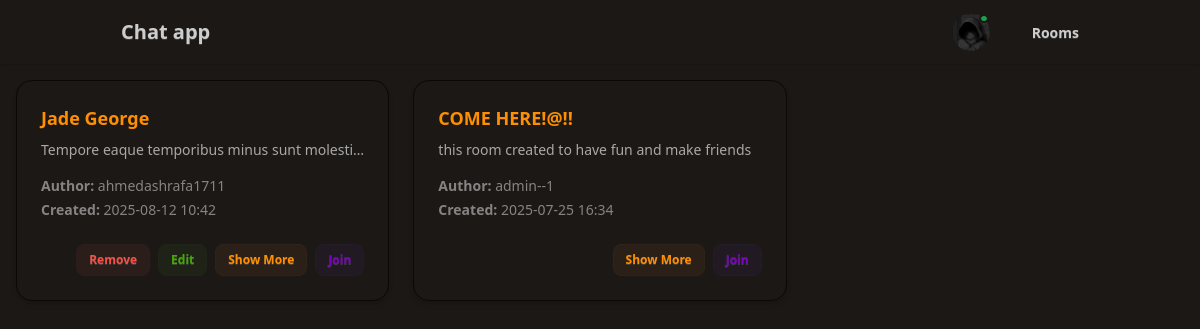
The app's page / (signed in) with its own data.
### chat/models.py (models this page shows, shortened)
class UserProfile(AbstractUser):
    email = models.EmailField(unique=True , blank=False , null=False)
    profile = models.ImageField(upload_to=uuid_upload_to , default = 'defaults/default-img.png' , validators=[FileExtensionValidator(allowed_extensions=['jpg', 'jpeg', 'png', 'gif'])])
    is_online = models.BooleanField(default=False)

class Room(models.Model):
    room_name = models.CharField(max_length=100)
    room_description = models.CharField(max_length=300)
    room_author = models.ForeignKey(UserProfile , on_delete=models.CASCADE , related_name="rooms")
    created_at = models.DateTimeField(auto_now_add=True)
    class Meta:
        unique_together = ['room_name' , 'room_author']
        ordering = ['-created_at']

### chat/views/rooms.py (the view)
# urls.py: path('' , rooms.RoomView.as_view() , name="index"),
class RoomView(ListView):
    model = Room
    template_name = "index.html"
    context_object_name = "object_list"

### chat/custom_contexts.py (called while the page is built)
def globals(request):
    return {
        "app_name" : "ChatApp"
    }

### chat/templates/index.html (shortened to what this page needs)
{% extends "base.html" %}
{% load widget_tweaks %}
{% block content %}
    <div class="grid grid-cols-1 sm:grid-cols-2 lg:grid-cols-3 gap-6 p-4" id="rooms-list">
        {% for room in object_list %}
            <div id="room-{{ room.id }}" class="card bg-base-100 shadow-md border border-base-200">
                <div class="card-body">
                    <h2 class="card-title text-primary">{{ room.room_name }}</h2>
                    <p class="description text-sm text-base-content/80 truncate">{{ room.room_description|truncatewords:20 }}</p>
                    <div class="mt-2 flex flex-col gap-1">
                        <span class="text-sm text-base-content/60">
                            <span class="font-semibold">Author:</span> {{ room.room_author.username }}
                        </span>
                        <span class="text-sm text-base-content/60">
                            <span class="font-semibold">Created:</span> {{ room.created_at|date:"Y-m-d H:i" }}
                        </span>
                    </div>
                    <div class="card-actions justify-end mt-4">
                        {% if request.user.is_authenticated and room.room_author == request.user %}
                            <a href="{% url 'remove_room' room.id %}" class="btn btn-sm btn-soft btn-error">Remove</a>
                            <a href="{% url 'edit_room' room.id %}" class="btn btn-sm btn-soft btn-accent">Edit</a>
                        {% endif %}
                        {% if request.user.is_authenticated %}
                        <a href="{% url 'room-detail' room.id %}" class="btn btn-sm btn-primary btn-soft">Show More</a>
                        <a href="{% url 'chat_room' room.id %}" class="btn btn-sm btn-secondary btn-soft">Join</a>
                        {% endif %}
                    </div>
                </div>
            </div>
        {% empty %}
            <div class="col-span-full text-center text-gray-500 text-lg">
                No rooms available.
            </div>
        {% endfor %}
    </div>
{% endblock %}

### chat/templates/partials/navbar.html (shortened to what this page needs)
<div class="navbar bg-base-100 shadow-sm">
    <div class="container mx-auto flex justify-between items-center px-4">
        <a class="btn btn-ghost text-xl normal-case" href="{% url 'index' %}">Chat app</a>
        <div class="flex items-center gap-6">
            <div class="dropdown dropdown-end">
                {% if request.user.is_authenticated %}
                    <label tabindex="0" class="btn btn-ghost btn-circle avatar {% if request.user.is_online == True %}avatar-online{% else %}avatar-offline{% endif %}">
                        <div class="w-10 rounded-full">
                        <img src="{{ request.user.profile.url }}" alt="Profile" />
                        </div>
                    </label>
                {% endif %}
            </div>
            {% if request.user.is_authenticated %}
                <div class="dropdown dropdown-end">
                    <label tabindex="0" class="btn btn-ghost">
                        Rooms
                    </label>
                </div>
            {% endif %}
        </div>
    </div>
</div>

### records on screen
UserProfile: user.profile (picture)
Room: room_name "Jade George", room_description "Tempore eaque temporibus minus sunt molest…", room_author.username "ahmedashrafa1711", created_at "2025-08-12 10:42", shows "Remove"
Room: room_name "COME HERE!@!!", room_description "this room created to have fun and make friends", room_author.username "admin--1", created_at "2025-07-25 16:34"
